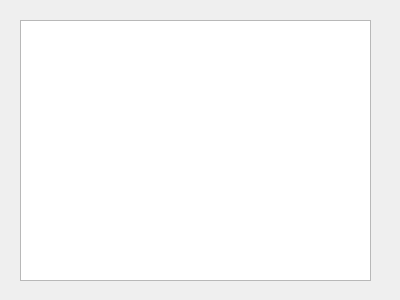
<?xml version="1.0" encoding="UTF-8"?>
<ui version="4.0">
 <class>WatchWindow</class>
 <widget class="QDialog" name="WatchWindow">
  <property name="geometry">
   <rect>
    <x>0</x>
    <y>0</y>
    <width>400</width>
    <height>300</height>
   </rect>
  </property>
  <property name="windowTitle">
   <string>Dialog</string>
  </property>
  <widget class="QTableWidget" name="tableWidget">
   <property name="geometry">
    <rect>
     <x>20</x>
     <y>20</y>
     <width>351</width>
     <height>261</height>
    </rect>
   </property>
  </widget>
 </widget>
 <resources/>
 <connections/>
</ui>
